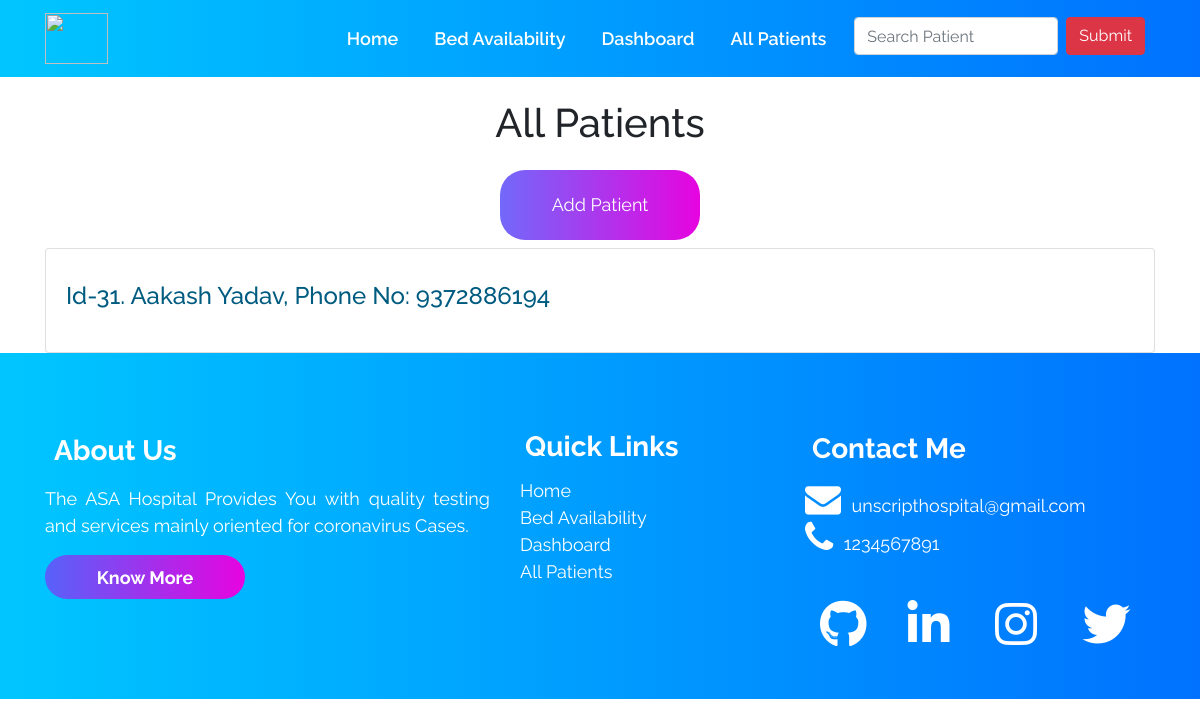
Before: /allpatients/ with the older database file.
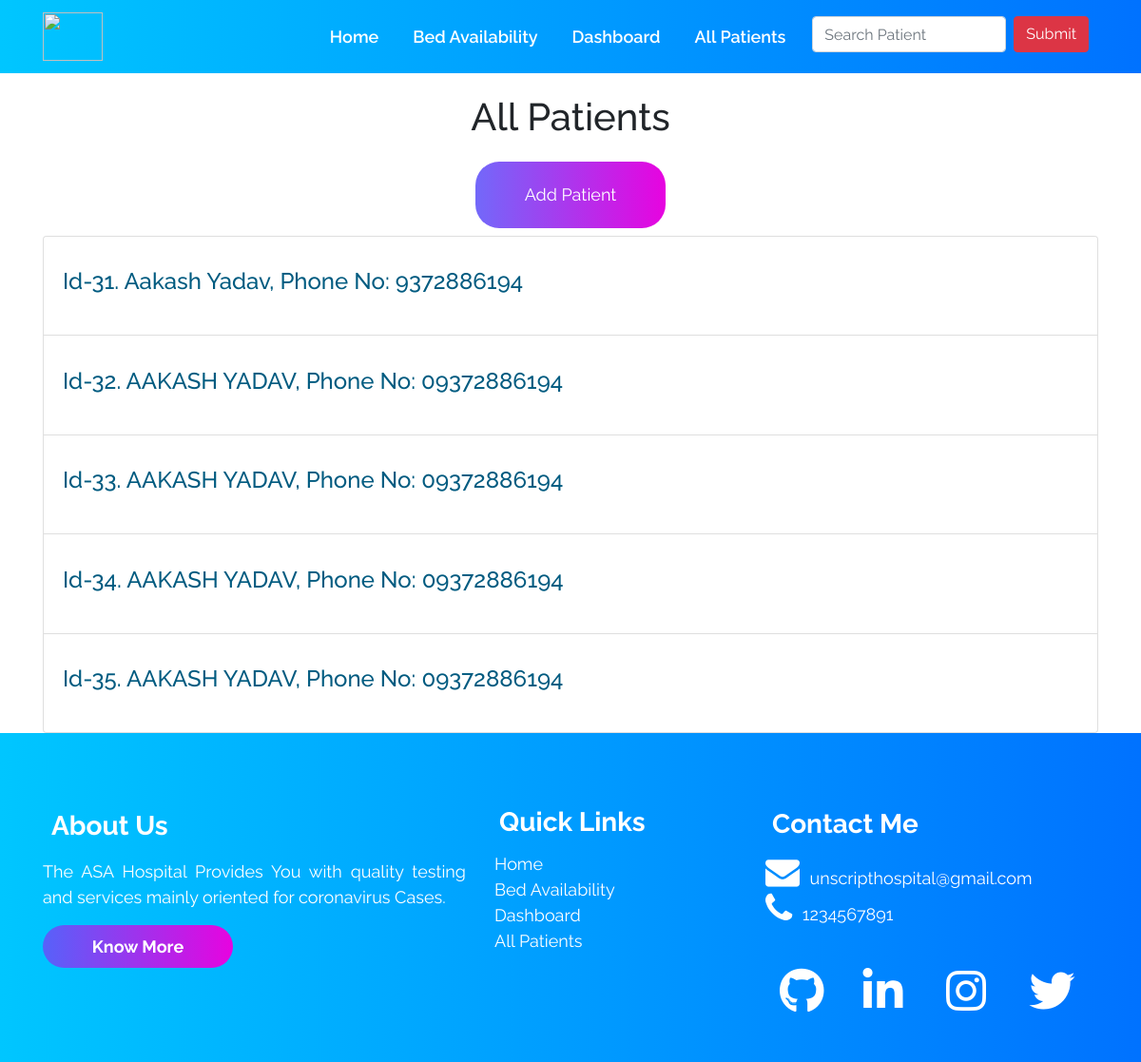
After: the same page with the newer database file.
### accounts/models.py (models this page shows, shortened)
class Patient (models.Model):
    patient_id = models.AutoField(primary_key=True)
    name = models.CharField(max_length=100)
    age = models.IntegerField()
    gender = models.CharField(max_length=10)  # Male of Female
    phone = models.CharField(max_length=13)
    address = models.TextField(max_length=1000)
    email_id = models.EmailField(max_length=254)
    date_admitted = models.DateField(auto_now=False, auto_now_add=False)
    oxygen_level = models.IntegerField(default=90)
    temperature = models.IntegerField(default=97)
    doctor = models.ForeignKey(Doctor, on_delete=models.CASCADE, default="")
    covid_test_result = models.ForeignKey(
        Result, on_delete=models.CASCADE, default="")
    room_no_and_bed_no = models.ForeignKey(
        Room, on_delete=models.CASCADE, default="")

### accounts/views.py (the view)
# urls.py: path("allpatients/", views.allpatients, name='allPatients'),
def allpatients(request):
    all_patients_query_set = Patient.objects.all()
    context = {'all_patients_query_set': all_patients_query_set}
    return render(request, 'allpatients.html', context)

### templates/allpatients.html (shortened to what this page needs)
{% extends 'innerbase.html' %}
{% load static %}
{% block cssLinks %}
<link rel="stylesheet" href="{% static 'css/allpatients.css' %}">
{% endblock %}
{% block body %}
<div class="container">
    <h1 class="text-center heading ">All Patients</h1>
    <div class="container text-center my-2">
        <a href="/addpatient">
            <button class="commonbuttons text-center">Add Patient</button>
        </a>
    </div>
    <ul class="list-group">
        {% for patient in all_patients_query_set %}
        <li class="list-group-item list-group-item-action">
            <a href="/patients/{{patient.patient_id}}" style="text-decoration: none;color:rgb(0, 91, 128);">
                <h4>Id-{{patient.patient_id}}. {{patient.name}}, Phone No: {{patient.phone}}</h4>
            </a>
        </li>
        {% empty %}
        <li class="list-group-item list-group-item-action">NO ITEMS ACCORDING TO YOUR SEARCH</li>
        {% endfor %}
    </ul>
</div>
{% endblock %}

Changed rows visible on the page:
added Patient: patient_id "32", name "AAKASH YADAV", phone "09372886194"
added Patient: patient_id "33", name "AAKASH YADAV", phone "09372886194"
added Patient: patient_id "34", name "AAKASH YADAV", phone "09372886194"
added Patient: patient_id "35", name "AAKASH YADAV", phone "09372886194"
